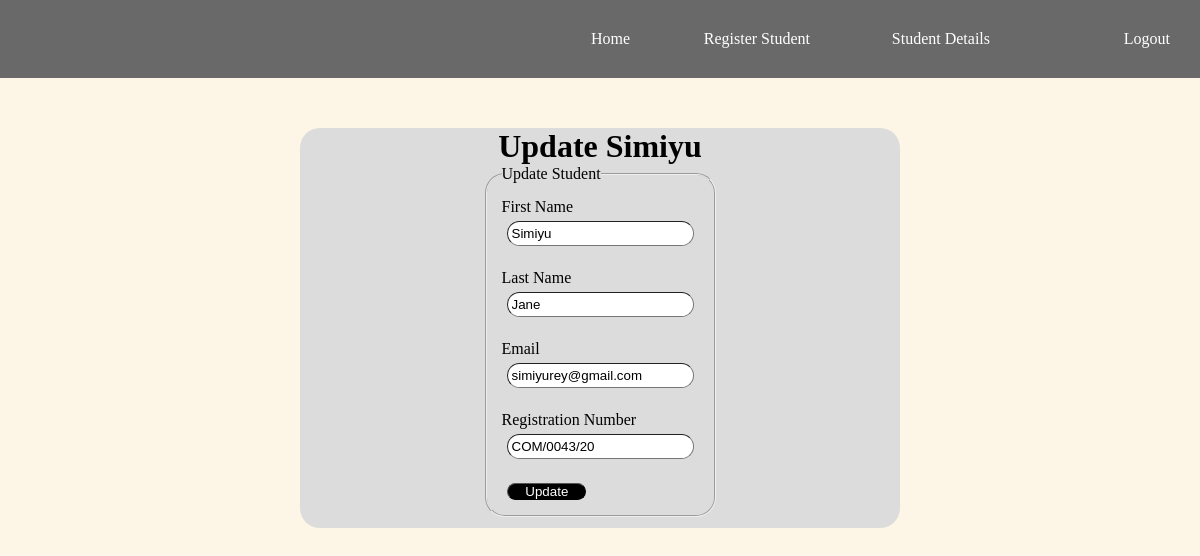
/updateStd/6 (signed in), run on the app's committed database.
### MyApp/models.py (models this page shows, shortened)
class addStudent(models.Model):
    first_name=models.CharField(max_length=100,blank=False,null=False)
    last_name=models.CharField(max_length=100,blank=False,null=False)
    std_email=models.EmailField()
    std_regNo=models.CharField(max_length=100,blank=False,null=False)

### MyApp/views.py (the view)
# urls.py: path('updateStd/<int:pk>',views.updateStd,name="updatestd"),
def updateStd(request,pk):
    stud=get_object_or_404(addStudent,pk=pk)
    if request.method=='POST':
        new_fname=request.POST.get('fname')
        new_lname=request.POST.get('lname')
        new_email=request.POST.get('email')
        new_regNo=request.POST.get('regNo')
        stud.first_name=new_fname
        stud.last_name=new_lname
        stud.std_email=new_email
        stud.std_regNo=new_regNo
        stud.save()
        return redirect('fetchstd')
    else:
        context={'std':stud}
        return render(request, 'MyApp/updatestd.html',context)

### MyApp/templates/MyApp/updatestd.html (shortened to what this page needs)
{% extends 'MyApp/base.html' %}
{% load static %}
    {% block content %}
<div class="form-container">
    <div class="form-div">
        <h1>Update {{ std.first_name }}</h1>
    <form action="" method="post">
        <fieldset>
            <legend>Update Student</legend>
                <label for="fname">First Name</label>
            <input type="text" name="fname" value="{{std.first_name}}"><br>
             <label for="lname">Last Name</label>
            <input type="text" name="lname" value="{{std.last_name}}" ><br>
             <label for="email">Email</label>
            <input type="email" name="email" value="{{std.std_email}}" ><br>
             <label for="regNo">Registration Number</label>
            <input type="text" name="regNo" value="{{std.std_regNo}}" ><br>
            <button type="submit">Update</button>
        </fieldset>
    </form>
    </div>
</div>
{% endblock %}

### MyApp/static/MyApp/Styles/styles.css (style rules this page uses)
.form-container { width: 50%; margin: auto; height: 400px; background-color: gainsboro; border-radius: 20px; }
h1 { margin-top: 50px; text-align: center; }
.form-div { width: 50%; margin: 0 auto; }
fieldset { margin: 0 auto; width: 50%; align-content: center; border-radius: 20px; padding: 15px; }
input { margin: 5px; display: block; border-radius: 25px; padding: 4px; border-width: 1px; }
button { margin-left: 3%; width: 40%; border-radius: 25px; color: white; text-align: center; background-color: black; border-width: 1px; }

### MyApp/static/MyApp/Styles/base_styles.css (style rules this page uses)
* { padding: 0; margin: 0; }
body { background-color: oldlace; background-position: center; background-size: cover; background-position: center; box-sizing: border-box; }

### data on the page
addStudent: first_name "Simiyu", fname "Simiyu", lname "Jane", email "simiyurey@gmail.com", regNo "COM/0043/20"
